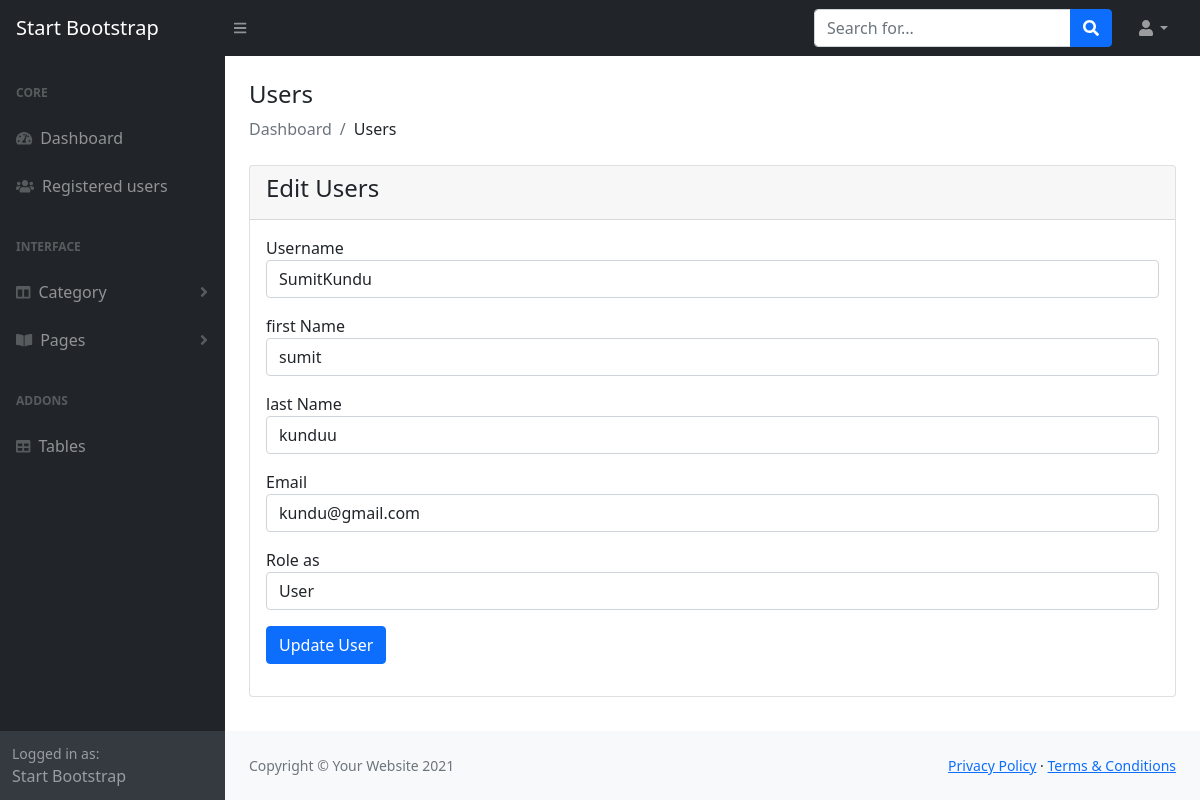
Page /admin/register_edit.php?user_id=1473957814 (signed in) on the committed database.
### tables this page shows
CREATE TABLE `users` (
  `username` varchar(255) NOT NULL,
  `fname` varchar(255) NOT NULL,
  `lname` varchar(255) NOT NULL,
  `email` varchar(255) NOT NULL,
  `password` varchar(255) NOT NULL,
  `unique_id` int(200) NOT NULL,
  `role_as` int(20) NOT NULL DEFAULT 0,
  `status` int(11) NOT NULL DEFAULT 0,
  `date` datetime NOT NULL DEFAULT current_timestamp()
);

### admin/register_edit.php (the view, shortened to what this page needs)
<?php
include('includes/config/dbconnect.php');
include('includes/header.php');
?>
<div class="container-fluid px-4">
    <h4 class="mt-4">Users</h4>
    <ol class="breadcrumb mb-4">
        <li class="breadcrumb-item active">Dashboard</li>
        <li class="breadcrumb-item">Users</li>
    </ol>
    <div class="row">
    <div class="col-md-12">
        <div class="card" >
            <div class="card-header">
                <h4>Edit Users</h4>
            </div>
            <div class="card-body">
            <?php
                if(isset($_GET['user_id'])){
                    $user_id = $_GET['user_id'];
                    $sql = "SELECT * FROM users where unique_id = '$user_id'";
                    $result = mysqli_query($conn, $sql);
                    if(mysqli_num_rows($result) > 0){
                        foreach($result as $row){
                    ?>
                    <form action="editcode.php" method ="POST">
                        <div class="row">
                            <div class="col-md-12 mb-3">
                                <label for="">Username</label>
                                <input type="text" name = "username" value = "<?= $row['username'] ?>"  class="form-control">
                            </div>
                            <div class="col-md-12 mb-3">
                                <label for="">first Name</label>
                                <input type="text" name = "fname" value = "<?= $row['fname'] ?>" class="form-control">
                            </div>
                            <div class="col-md-12 mb-3">
                                <label for="">last Name</label>
                                <input type="text" name = "lname" value = "<?= $row['lname'] ?>" class="form-control">
                            </div>
                            <div class="col-md-12 mb-3">
                                <label for="">Email</label>
                                <input type="email" name = "email" value = "<?= $row['email'] ?>" class="form-control">
                            </div>
                            <div class="col-md-12 mb-3">
                                <label for="">Role as</label>
                                <select name="role_as" id="" value = "<?= $row['role_as'] ?>" class="form-control">
                                    <option value="0" <?= $row['role_as'] == '0' ? 'selected':'' ?>>User</option>
                                </select>
                            </div>
                            <div class="col-md-12 mb-3">
                                <button type = "submit" name = "update_user" class="btn btn-primary">Update User</button>
                            </div>
                        </div>
                    </form>
                    <?php
                    }
                }else{
                    ?>
                    <h4>No data found</h4>
                    <?php
                }
            }
            ?>
            </div>
            </div>
        </div>
        </div>
    </div>
    <?php
    include('includes/footer.php');
    include('includes/scripts.php');
    ?>

### rows in the picture
users: username "SumitKundu", fname "sumit", lname "kunduu", email "kundu@gmail.com", role_as "User"
